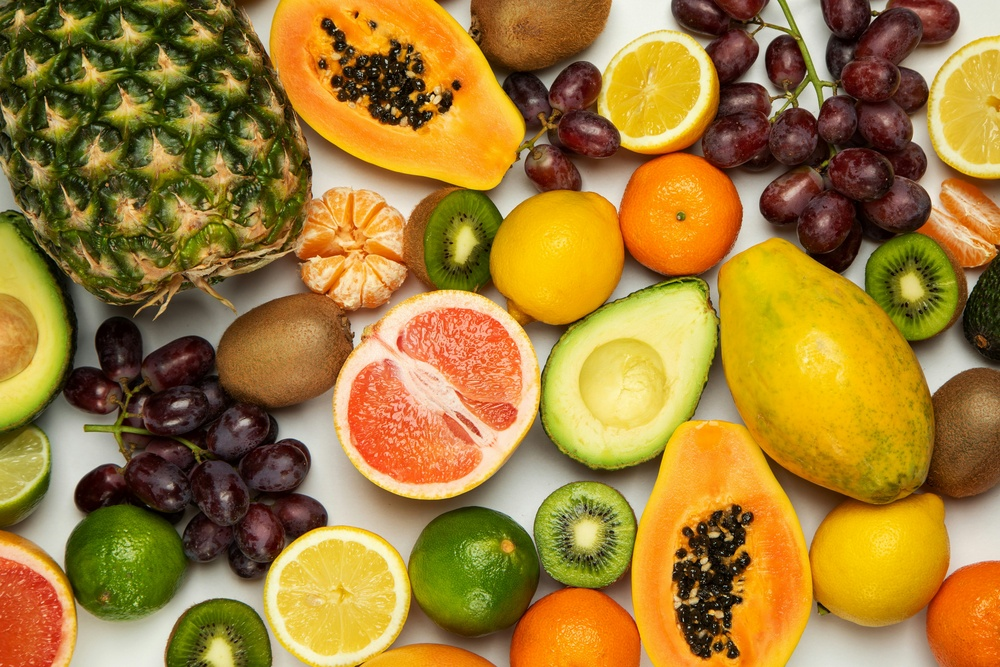
#> input picture Pictures/Fruits.jpg, 1000 x 667 px, shrunk from 4500 x 3000 before the run
$ python main.py
#> lines starting #> are read from the running program, lines starting #| are printed output that depends on the picture
import cv2
import numpy as np
import matplotlib.pyplot as plt

def apply_gamma_correction(image, gamma):
    invGamma = 1.0 / gamma
    table = np.array([(i / 255.0) ** invGamma * 255 for i in np.arange(256)]).astype("uint8")
    return cv2.LUT(image, table)

image = cv2.imread("Pictures/Fruits.jpg")
#> image is the input picture: shape (667, 1000, 3); mean B, G, R 53.4, 125.2, 161.2

gamma_corrected_1 = apply_gamma_correction(image, gamma=0.3)
#> in apply_gamma_correction, `return cv2.LUT(image, table)`:
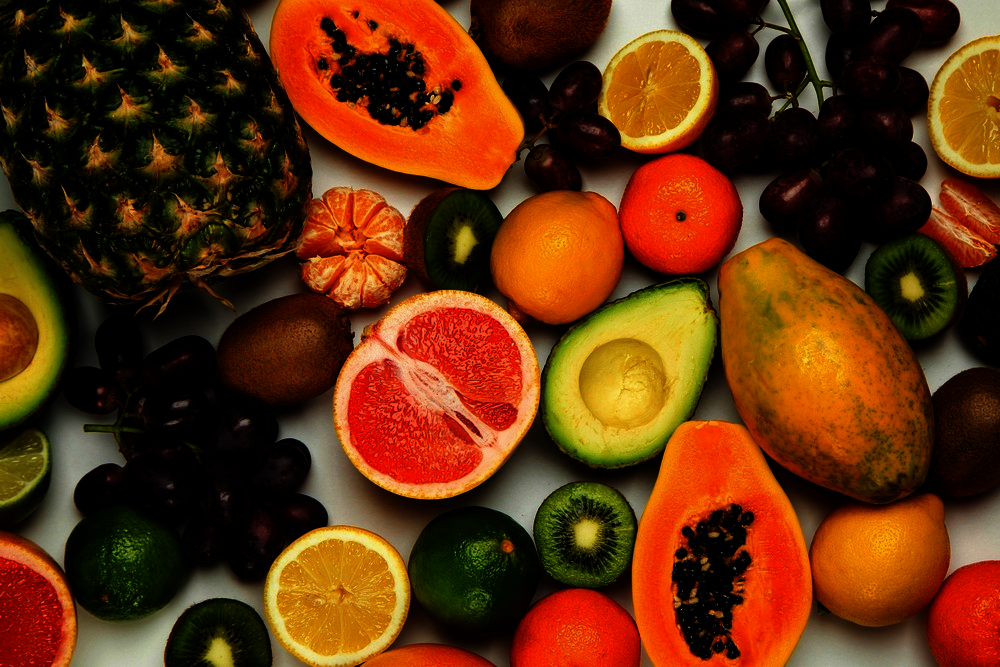
#> returned value: shape (667, 1000, 3); mean of channels 0, 1, 2 12.5, 47.7, 99.7; drawn as B, G, R
gamma_corrected_2 = apply_gamma_correction(image, gamma=1)
gamma_corrected_3 = apply_gamma_correction(image, gamma=3)
#> call 3 of apply_gamma_correction, with gamma = 3
#> in apply_gamma_correction (call 3), `return cv2.LUT(image, table)`:
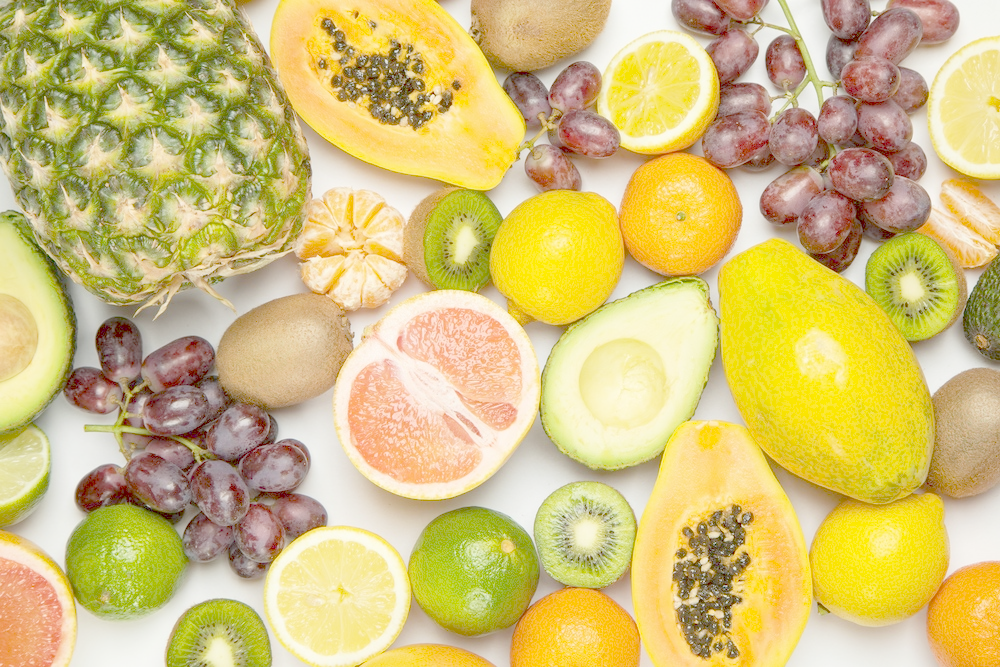
#> returned value: shape (667, 1000, 3); mean of channels 0, 1, 2 121.5, 191.9, 211; drawn as B, G, R

plt.figure(figsize=(10, 5))
plt.subplot(1, 4, 1)
plt.title("Original")
plt.imshow(cv2.cvtColor(image, cv2.COLOR_BGR2RGB))
plt.axis("off")

plt.subplot(1, 4, 2)
plt.title("Gamma Correction (0.3)")
plt.imshow(cv2.cvtColor(gamma_corrected_1, cv2.COLOR_BGR2RGB))
plt.axis("off")

plt.subplot(1, 4, 3)
plt.title("Gamma Correction (1)")
plt.imshow(cv2.cvtColor(gamma_corrected_2, cv2.COLOR_BGR2RGB))
plt.axis("off")

plt.subplot(1, 4, 4)
plt.title("Gamma Correction (3)")
plt.imshow(cv2.cvtColor(gamma_corrected_3, cv2.COLOR_BGR2RGB))
plt.axis("off")

plt.tight_layout()
plt.show()
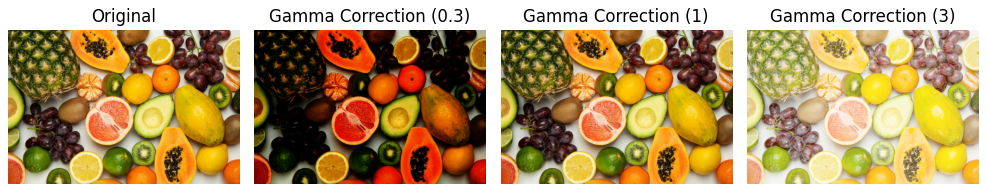
#> figure drawn by matplotlib, 4 panels
